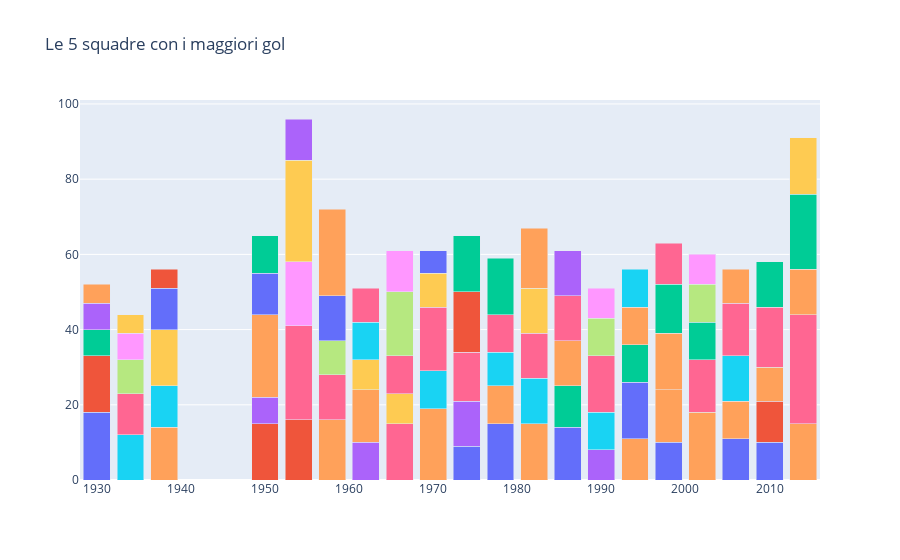

The code cell stored with this chart in its notebook:
### Code cell
data = []
for team in top5['Country'].drop_duplicates().values:
    year = top5[top5['Country'] == team]['Year']
    goal = top5[top5['Country'] == team]['Goals']
    
    data.append(go.Bar(x = year, y = goal, name = team))
layout = go.Layout(barmode = 'stack', title = 'Le 5 squadre con i maggiori gol', showlegend = False)

fig = go.Figure(data = data, layout = layout)
fig.show()

### Figure 1 — Plotly figure (JSON) as saved in the notebook; plotly's stock layout.template omitted (floating-point values rounded to 4 significant figures)
{"data": [{"name": "Argentina", "type": "bar", "x": [1930, 1974, 1978, 1986, 1998, 2006, 2010], "y": [18, 9, 15, 14, 10, 11, 10]}, {"name": "Uruguay", "type": "bar", "x": [1930, 1950, 1954, 2010], "y": [15, 15, 16, 11]}, {"name": "USA", "type": "bar", "x": [1930], "y": [7]}, {"name": "Yugoslavia", "type": "bar", "x": [1930, 1950, 1962, 1974, 1990], "y": [7, 7, 10, 12, 8]}, {"name": "Brazil", "type": "bar", "x": [1930, 1938, 1950, 1958, 1962, 1970, 1978, 1982, 1994, 1998, 2002, 2006, 2010, 2014], "y": [5, 14, 22, 16, 14, 19, 10, 15, 11, 14, 18, 10, 9, 15]}, {"name": "Italy", "type": "bar", "x": [1934, 1938, 1970, 1978, 1982, 1990, 2006], "y": [12, 11, 10, 9, 12, 10, 12]}, {"name": "Germany", "type": "bar", "x": [1934, 1954, 1958, 1966, 1970, 1974, 1978, 1982, 1990, 2002, 2006, 2010, 2014], "y": [11, 25, 12, 15, 17, 13, 10, 12, 15, 14, 14, 16, 29]}, {"name": "Czechoslovakia", "type": "bar", "x": [1934, 1958, 1990], "y": [9, 9, 10]}, {"name": "Austria", "type": "bar", "x": [1934, 1954], "y": [7, 17]}, {"name": "Hungary", "type": "bar", "x": [1934, 1938, 1954, 1962, 1966, 1982], "y": [5, 15, 27, 8, 8, 12]}, {"name": "Sweden", "type": "bar", "x": [1938, 1950, 1958, 1994], "y": [11, 11, 12, 15]}, {"name": "Cuba", "type": "bar", "x": [1938], "y": [5]}, {"name": "Spain", "type": "bar", "x": [1950, 1986, 1994, 2002], "y": [10, 11, 10, 10]}, {"name": "Switzerland", "type": "bar", "x": [1954], "y": [11]}, {"name": "France", "type": "bar", "x": [1958, 1982, 1986, 1998, 2006, 2014], "y": [23, 16, 12, 15, 9, 12]}, {"name": "Chile", "type": "bar", "x": [1962], "y": [10]}, {"name": "Soviet Union", "type": "bar", "x": [1962, 1966, 1986], "y": [9, 10, 12]}, {"name": "Portugal", "type": "bar", "x": [1966], "y": [17]}, {"name": "England", "type": "bar", "x": [1966, 1990], "y": [11, 8]}, {"name": "Peru", "type": "bar", "x": [1970], "y": [9]}, {"name": "Mexico", "type": "bar", "x": [1970], "y": [6]}, {"name": "Poland", "type": "bar", "x": [1974], "y": [16]}, {"name": "Netherlands", "type": "bar", "x": [1974, 1978, 1998, 2010, 2014], "y": [15, 15, 13, 12, 20]}, {"name": "Belgium", "type": "bar", "x": [1986], "y": [12]}, {"name": "Bulgaria", "type": "bar", "x": [1994], "y": [10]}, {"name": "Romania", "type": "bar", "x": [1994], "y": [10]}, {"name": "Croatia", "type": "bar", "x": [1998], "y": [11]}, {"name": "Turkey", "type": "bar", "x": [2002], "y": [10]}, {"name": "Korea Republic", "type": "bar", "x": [2002], "y": [8]}, {"name": "Colombia", "type": "bar", "x": [2014], "y": [15]}], "layout": {"barmode": "stack", "showlegend": false, "title": {"text": "Le 5 squadre con i maggiori gol"}}}
